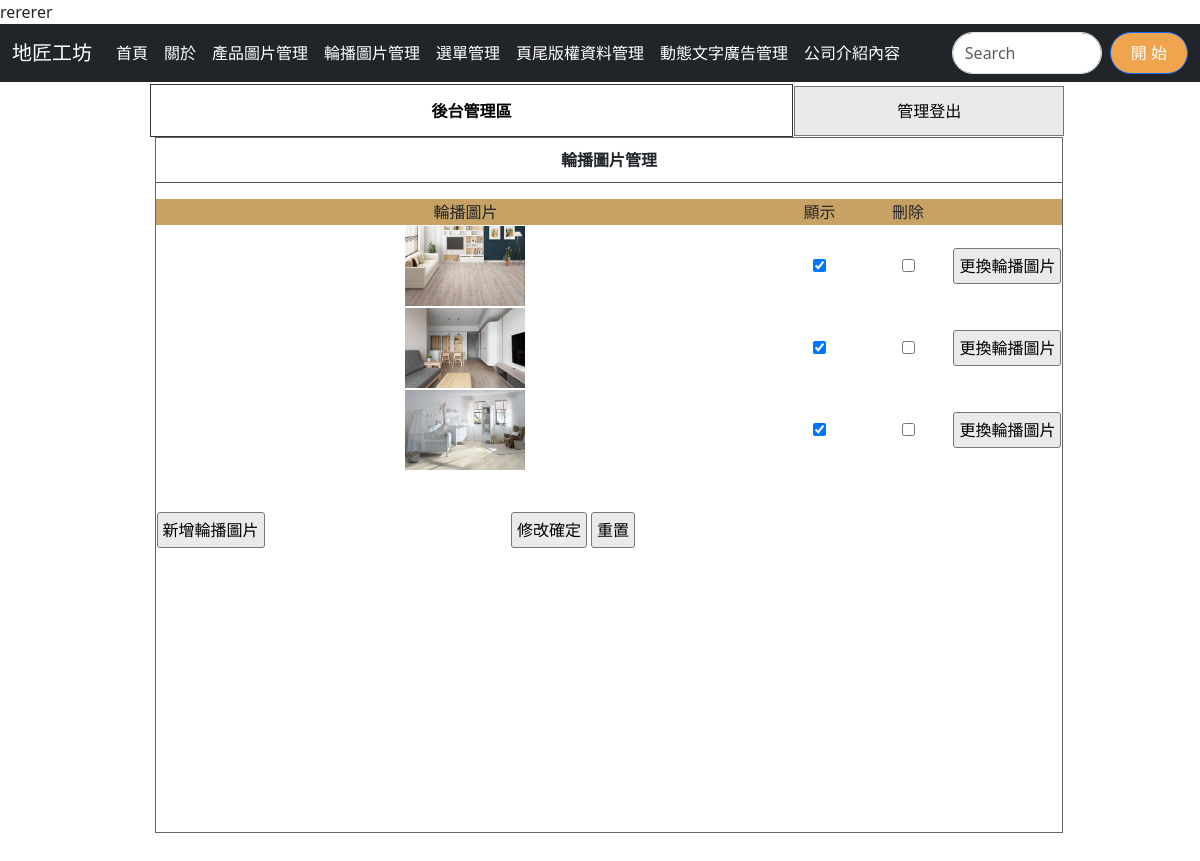
Page /admin.php?do=mvim on the committed database.
### tables this page shows
CREATE TABLE `ads` (
  `id` int(10) UNSIGNED NOT NULL,
  `text` text NOT NULL,
  `sh` int(1) UNSIGNED NOT NULL DEFAULT 0
);

CREATE TABLE `mvims` (
  `id` int(10) UNSIGNED NOT NULL,
  `img` text NOT NULL,
  `sh` int(1) UNSIGNED NOT NULL DEFAULT 0
);

### api/db.php (called while the page is built, shortened)
<?php
class DB{
    protected $dsn="mysql:host=localhost;charset=utf8;dbname=db10";
    protected $pdo;
    protected $table;
    function __construct($table){
        $this->table=$table;
        $this->pdo=new PDO($this->dsn,'root','');
    }
    function all(...$arg){
        $sql="SELECT * FROM $this->table ";
        if(!empty($arg[0])){
            if(is_array($arg[0])){
                $where=$this->a2s($arg[0]);
                $sql=$sql . " WHERE ". join(" && ",$where);
            }else{
                $sql .= $arg[0];
            }
        }
        return $this->fetchAll($sql);
    }
    function a2s($array){
        $tmp=[];
        foreach($array as $key => $value){
            $tmp[]="`$key`='$value'";
        }
        return $tmp;
    }
    protected function fetchAll($sql){
        return $this->pdo->query($sql)->fetchAll(PDO::FETCH_ASSOC);
    }
}
$Ad=new DB('ads');
$Mvim=new DB('mvims');

### backend/mvim.php (the view, shortened to what this page needs)
<div class="di" style="height:800px; ; width:76.5%; margin:2px 0px 0px 0px; float:left; position:relative; left:150px;">
    <?php include_once "logout.php";?>
    <div style="width:99%; height:87%; margin:auto; overflow:auto; border:#666 1px solid;">
        <p class="t cent botli">輪播圖片管理</p>
        <form method="post" action="./api/edit.php">
            <table width="100%" class='cent'>
                <tbody>
                    <tr class="yel">
                        <td width="70%">輪播圖片</td>
                        <td width="10%">顯示</td>
                        <td width="10%">刪除</td>
                        <td></td>
                    </tr>
                    <?php
                    $rows=$Mvim->all();
                    foreach($rows as $row){
                    ?>
                    <tr>
                        <td>
                            <img src="./upload/<?=$row['img'];?>" style="width:120px;height:80px;">
                        </td>
                        <td>
                            <input type="checkbox" name="sh[]" value="<?=$row['id'];?>"
                                <?=($row['sh']==1)?'checked':'';?>>
                        </td>
                        <td>
                            <input type="checkbox" name="del[]" value="<?=$row['id'];?>">
                        </td>
                        <td>
                            <input type="button"
                                onclick="op('#cover','#cvr','./modal/upload_<?=$do;?>.php?id=<?=$row['id'];?>&table=<?=$do;?>')"
                                value="更換輪播圖片">
                        </td>
                    </tr>
                    <?php
                    }
                    ?>
                </tbody>
            </table>
            <table style="margin-top:40px; width:70%;">
                <tbody>
                    <tr>
                        <td width="200px">
                            <input type="button"
                                onclick="op(&#39;#cover&#39;,&#39;#cvr&#39;,&#39;./modal/<?=$do;?>.php?table=<?=$do;?>&#39;)"
                                value="新增輪播圖片">
                        </td>
                        <td class="cent">
                            <input type="submit" value="修改確定">
                            <input type="reset" value="重置">
                        </td>
                    </tr>
                </tbody>
            </table>
        </form>
    </div>
</div>

### admin.php (shortened to what this page needs)
<?php include_once "api/db.php";?>
<!DOCTYPE html>
<html lang="en">
<head>
    <link rel="stylesheet" href="./css/style.css">
    <link rel="stylesheet" href="https://cdnjs.cloudflare.com/ajax/libs/bootstrap/5.3.3/css/bootstrap.min.css"
 />
</head>
<body>
    <div class="main-header">
        <marquee behavior="scroll" direction="left">
            <?php
    $ads=$Ad->all(['sh'=>1]);
    foreach($ads as $ad){
        echo $ad['text'];
    }
?>
        </marquee>
    </div>
    <nav class="navbar navbar-expand-sm navbar-dark bg-dark position: sticky top: 0 z-index: 1050 sticky-top">
        <div class="container-fluid">
            <a class="navbar-brand" href="javascript:void(0)">地匠工坊</a>
            <div class="collapse navbar-collapse" id="mynavbar">
                <ul class="navbar-nav me-auto">
                    <li class="nav-item">
                        <a class="nav-link highlight-hover" href="index.php">首頁</a>
                    </li>
                    <li class="nav-item">
                        <a class="nav-link highlight-hover" href="#page1">關於</a>
                    </li>
                    <li class="nav-item">
                        <a class="nav-link highlight-hover" href="?do=image">產品圖片管理</a>
                    </li>
                    <li class="nav-item">
                        <a class="nav-link highlight-hover" href="?do=mvim">輪播圖片管理</a>
                    </li>
                    <li class="nav-item">
                        <a class="nav-link highlight-hover" href="?do=menu">選單管理</a>
                    </li>
                    <li class="nav-item">
                        <a class="nav-link highlight-hover" href="?do=bottom">頁尾版權資料管理</a>
                    </li>
                    <li class="nav-item">
                        <a class="nav-link highlight-hover" href="?do=ad">動態文字廣告管理</a>
                    </li>
                    <li class="nav-item">
                        <a class="nav-link highlight-hover" href="?do=about">公司介紹內容</a>
                    </li>
                </ul>
                <form class="d-flex">
                    <input class="form-control me-2" type="text" placeholder="Search">
                    <button class="btn btn-primary" type="button">開 始</button>
                </form>
            </div>
        </div>
    </nav>
    <div class="col">
        <?php
         $do=$_GET['do']??'title';
         $file="./backend/{$do}.php";
         if(file_exists($file)){
             include $file;
         }else{
             include "./backend/title.php";
         }
        ?>
    </div>
</body>
</html>

### css/style.css (style rules this page uses)
body { padding: 0px; margin: 0px; }
.t { font-weight: 800; display: block; text-align: center; padding: 10px 1px 10px 1px; }
.botli { border-bottom: #555 1px solid; }
.di { display: inline-block; }
.cent { text-align: center; }
input, button { border: #777 1px solid; border-radius: 3px; background: #EAEAEA; padding: 5px; margin: 3px; }
input[type=text], input[type=password] { width: 150px; }
.yel td { background: #C8A165; text-align: center; }
.highlight-hover { position: relative; display: inline-block; }
.highlight-hover::after { content: ''; position: absolute; bottom: 0; left: 50%; width: 0; height: 8px; background-color: rgba(255, 255, 0, 0.8); transition: width 0.3s ease, left 0.3s ease; z-index: -1; }
body { background-color: #f5f5f5; color: #333; font-family: 'Roboto', sans-serif; }
.navbar { background-color: #ebbf0fed; }
.navbar-brand, .nav-link { color: #ffffff !important; }
input.form-control { border-radius: 30px; }
button.btn-primary { background-color: #f1a44e; border-radius: 30px; padding: 8px 20px; }

### rows in the picture
ads: text "rererer"
mvims: img (picture), sh "☑"
mvims: img (picture), sh "☑"
mvims: img (picture), sh "☑"
